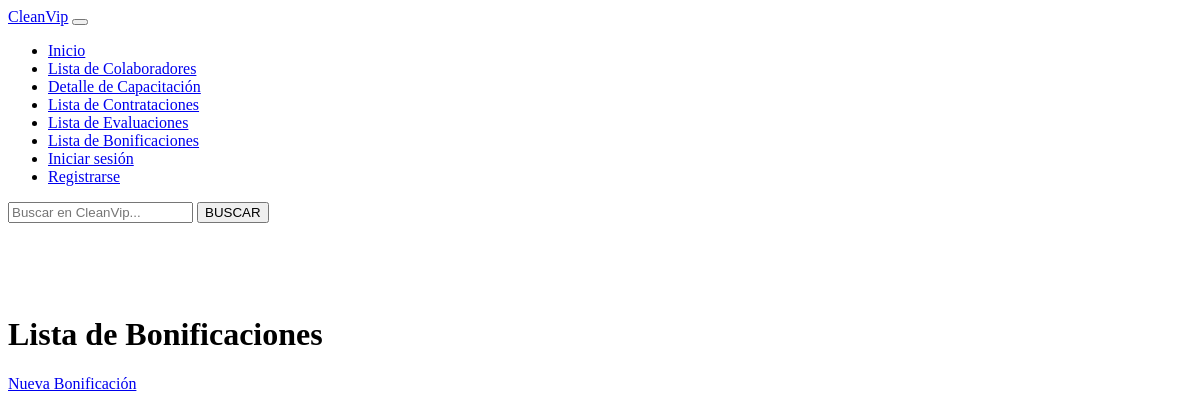
Before: /cleanvip_rh/colaboradores/bonificaciones/bonificaciones/ with the older database file.
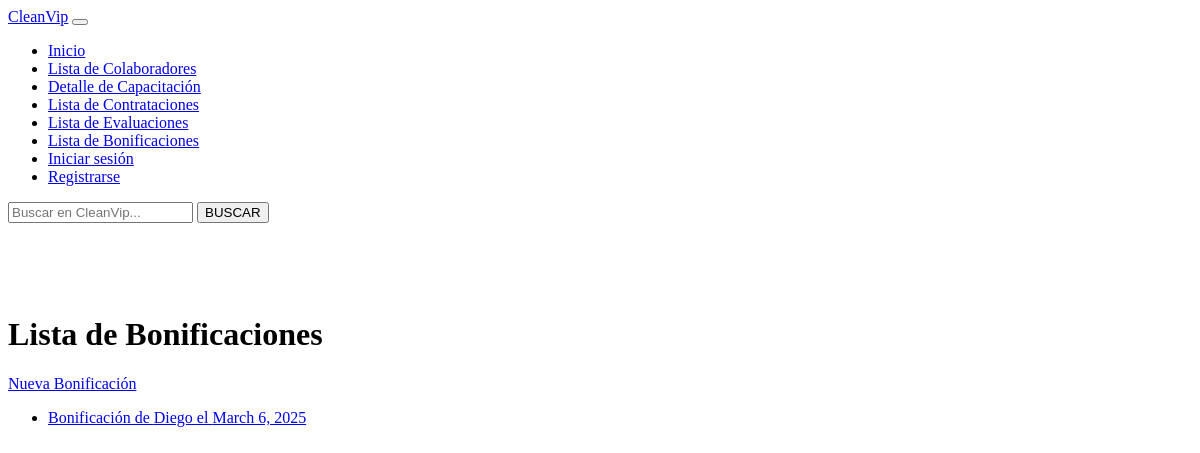
After: the same page with the newer database file.
### bonificaciones/models.py (models this page shows, shortened)
class Bonificacion(models.Model):
    colaborador = models.ForeignKey(Colaborador, on_delete=models.CASCADE, related_name='bonificaciones')
    evaluacion = models.ForeignKey(Evaluacion, on_delete=models.CASCADE, related_name='bonificaciones')
    monto = models.DecimalField(max_digits=10, decimal_places=2)
    fecha_bonificacion = models.DateField()

### colaboradores/models.py (models this page shows, shortened)
class Colaborador(models.Model):
    rut = models.CharField(max_length=12, unique=True, primary_key=True)
    nombre = models.CharField(max_length=255)
    apellido_paterno = models.CharField(max_length=255)
    apellido_materno = models.CharField(max_length=255)
    fecha_nacimiento = models.DateField()
    id_genero = models.ForeignKey('Genero', on_delete=models.CASCADE, db_column='idGenero')
    estado_civil = models.ForeignKey(EstadoCivil, on_delete=models.CASCADE, db_column='idEstadoCivil')
    direccion = models.CharField(max_length=255)
    comuna = models.CharField(max_length=255)
    telefono = models.CharField(max_length=20)
    email = models.EmailField(max_length=255)
    cargo = models.ForeignKey(Cargo, on_delete=models.CASCADE, db_column='idCargo')
    fecha_ingreso = models.DateField()
    sueldo_base = models.DecimalField(max_digits=10, decimal_places=2)
    departamento = models.ForeignKey(Departamentos, on_delete=models.CASCADE, db_column='idDepartamento')
    capacitaciones = models.ManyToManyField(Capacitacion, related_name='colaboradores')

### bonificaciones/views.py (the view)
# urls.py: path('bonificaciones/', bonificacion_list, name='bonificacion_list'),
def bonificacion_list(request):
    bonificaciones = Bonificacion.objects.all()
    return render(request, 'bonificaciones/bonificacion_list.html', {'bonificaciones': bonificaciones})

### bonificaciones/templates/bonificaciones/bonificacion_list.html (shortened to what this page needs)
<!DOCTYPE html>
<html>
<head>
</head>
<body>
<div class="container">
  <nav class="navbar navbar-expand-lg navbar-light bg-light fixed-top">
    <div class="container-fluid">
      <a class="navbar-brand" href="#">CleanVip</a>
      <button class="navbar-toggler" type="button" data-bs-toggle="collapse"
        data-bs-target="#navbarSupportedContent"
        aria-controls="navbarSupportedContent" aria-expanded="false"
        aria-label="Toggle navigation">
      </button>
      <div class="collapse navbar-collapse" id="navbarSupportedContent">
        <ul class="navbar-nav me-auto mb-2 mb-lg-0">
          <li class="nav-item">
            <a class="nav-link" aria-current="page" href="{% url 'home' %}">Inicio</a>
          </li>
          <li class="nav-item">
            <a class="nav-link" href="{% url 'colaboradores_list' %}">Lista de Colaboradores</a>
          </li>
          <li class="nav-item">
            <a class="nav-link" href="{% url 'capacitaciones_list' %}">Detalle de Capacitación</a>
          </li>
          <li class="nav-item">
            <a class="nav-link" href="{% url 'contratacion_list' %}">Lista de Contrataciones</a>
          </li>
          <li class="nav-item">
            <a class="nav-link" href="{% url 'evaluacion_list' %}">Lista de Evaluaciones</a>
          </li>
          <li class="nav-item">
            <a class="nav-link" href="{% url 'bonificacion_list' %}">Lista de Bonificaciones</a>
          </li>
          {% if user.is_authenticated %}
          <p>Welcome, {{ user.username }}</p>
          <li class="nav-item">
            <a class="nav-link" href="{% url 'logout' %}">Cerrar sesión</a>
          </li>
      {% else %}
          <li class="nav-item">
            <a class="nav-link" href="{% url 'login' %}">Iniciar sesión</a>
          </li>
          <li class="nav-item">
            <a class="nav-link" href="{% url 'registro' %}">Registrarse</a>
          </li>
      {% endif %}
        </ul>
        <form class="d-flex my-2 my-lg-0" role="search">
          <input class="form-control me-2" type="search" placeholder="Buscar en CleanVip..." aria-label="Search">
          <button class="btn btn-outline-success" type="submit">BUSCAR</button>
        </form>
      </div>
    </div>
  </nav>
</div>
    <br><br>
      <br><br>
    <h1>Lista de Bonificaciones</h1>
    <a href="{% url 'bonificacion_create' %}">Nueva Bonificación</a>
    <ul>
        {% for bonificacion in bonificaciones %}
            <li>
                <a href="{% url 'bonificacion_detail' bonificacion.pk %}">
                    Bonificación de {{ bonificacion.colaborador.nombre }} el {{ bonificacion.fecha_bonificacion }}
                </a>
            </li>
        {% endfor %}
    </ul>
</body>
</html>

Changed rows visible on the page:
added Bonificacion: colaborador.nombre "Diego", fecha_bonificacion "March 6, 2025"
